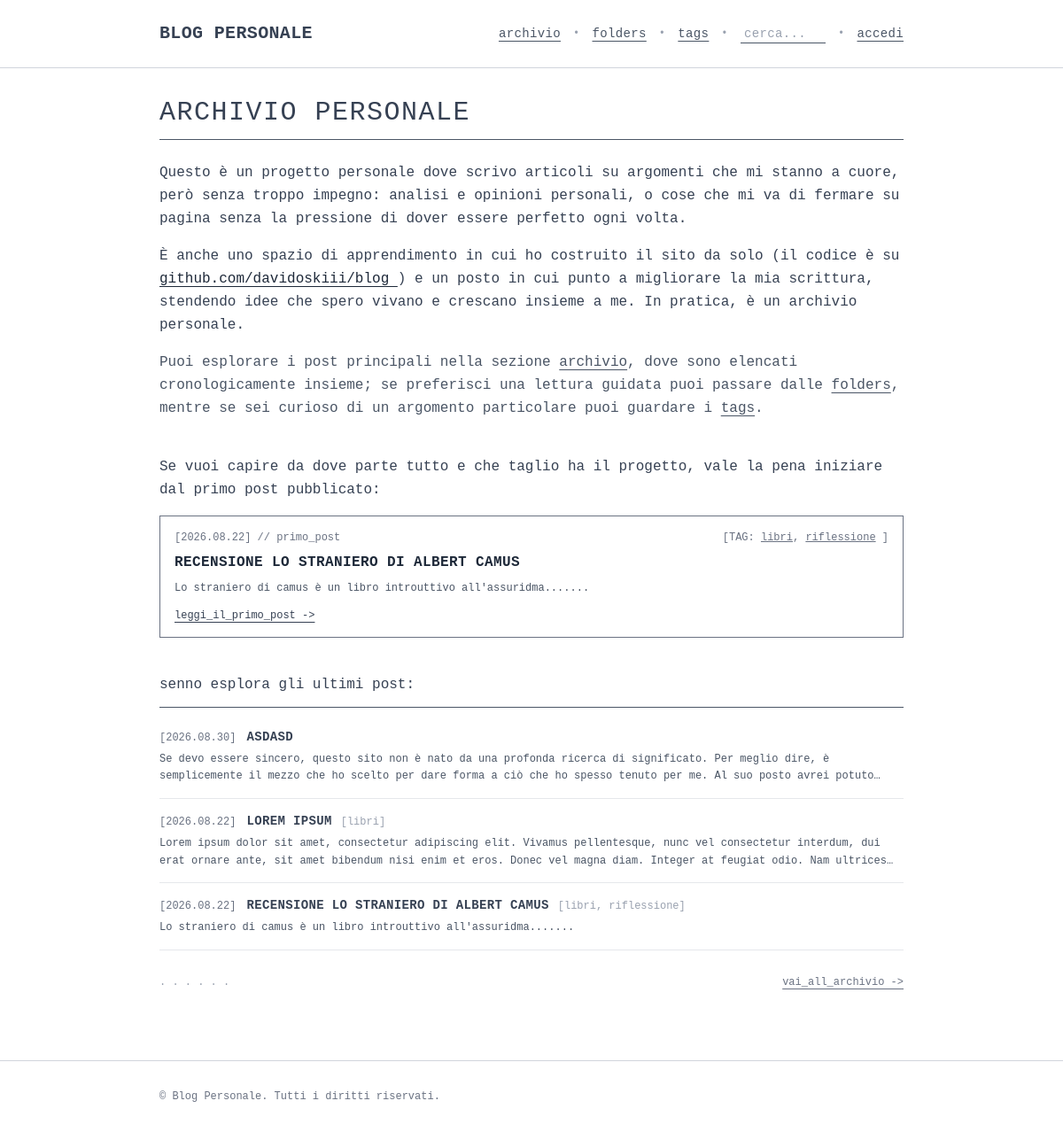
The app's page /, older data.
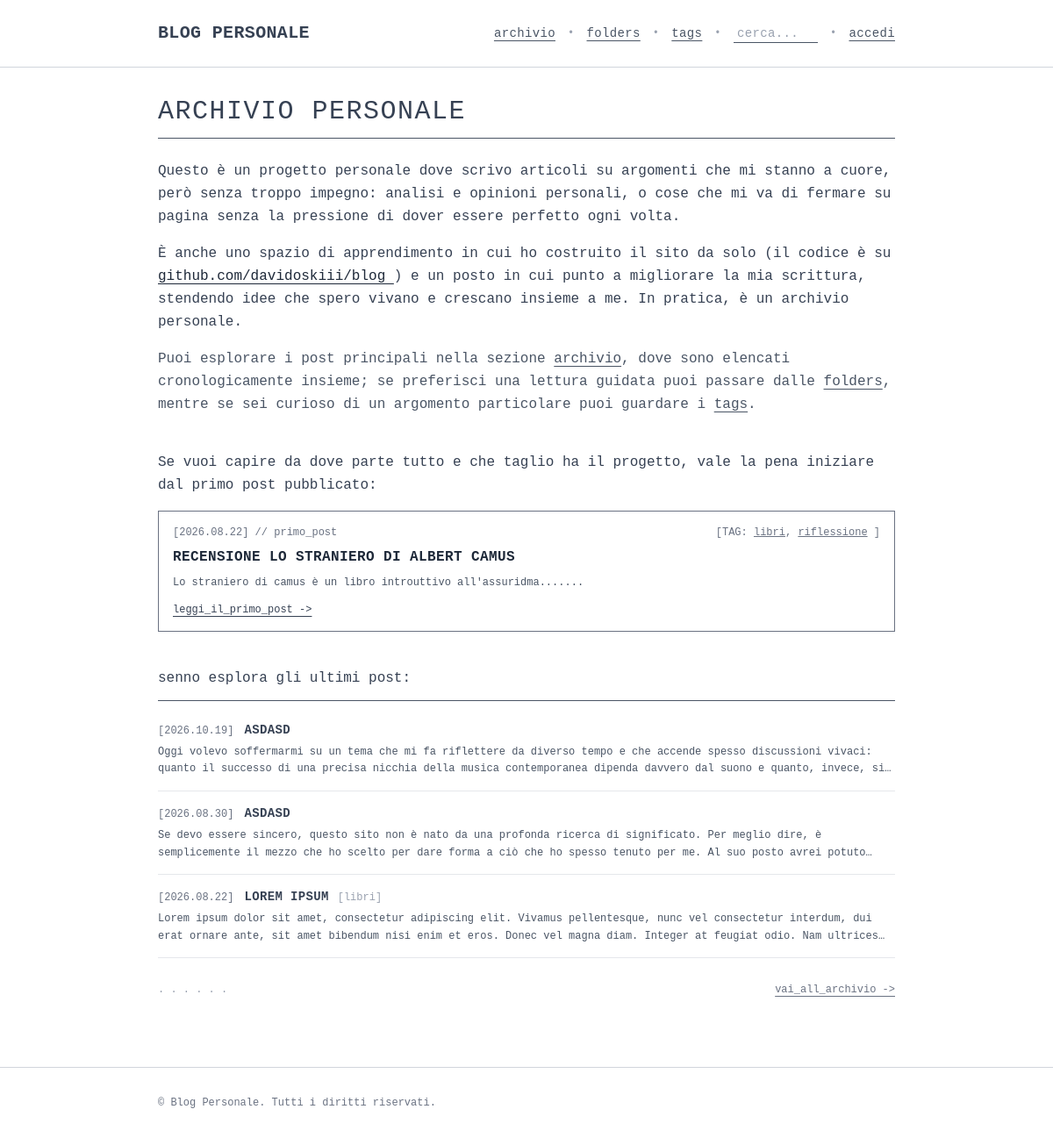
The same page, newer data.
### blog_app/models.py (models this page shows, shortened)
class Tag(models.Model):
    name = models.CharField(max_length=50, unique=True)
    description = models.TextField(blank=True, null=True)
    class Meta:
        ordering = ['name']

class Post(models.Model):
    author = models.ForeignKey(User, on_delete=models.CASCADE, related_name='posts')
    title = models.CharField(max_length=200)
    text = models.TextField()
    date = models.DateTimeField(auto_now_add=True)
    tags = models.ManyToManyField(Tag, related_name='posts', blank=True)
    likes = models.ManyToManyField(User, related_name='liked_posts', blank=True)
    class Meta:
        verbose_name_plural = 'posts'

### blog_app/views.py (the view)
# urls.py: path('', views.index, name='index'),
def index(request):
    first_post = Post.objects.all().order_by('date', 'id').prefetch_related('tags', 'folders').first()
    recent_posts = Post.objects.all().order_by('-date', '-id').prefetch_related('tags')[:3]
    context = {
        'first_post': first_post,
        'recent_posts': recent_posts,
    }
    return render(request, 'blog_app/index.html', context)

### blog_app/templates/blog_app/index.html (shortened to what the changed rows need)
{% extends 'blog_app/base.html' %}
{% block content %}
<div class="w-full font-mono space-y-10">
  <section class="space-y-4">
    <h1 class="text-2xl sm:text-3xl font-mono uppercase tracking-wider text-gray-700 dark:text-gray-200 border-b border-gray-600 dark:border-gray-700 pb-3 mb-6">
      ARCHIVIO PERSONALE
    </h1>
  </section>
  <section class="space-y-4">
    {% if first_post and first_post.pk %}
      <div class="border border-gray-500 dark:border-gray-700 p-4 space-y-2">
        <div class="flex flex-wrap items-baseline justify-between gap-2 text-xs text-gray-500 dark:text-gray-400">
          <span>[{{ first_post.date|date:"Y.m.d" }}] // primo_post</span>
          {% if first_post.tags.all %}
            <span>
              [TAG:
              {% for tag in first_post.tags.all %}
                <a href="{% url 'blog_app:tag' tag.id %}" class="underline hover:text-black dark:hover:text-white">{{ tag.name|lower }}</a>{% if not forloop.last %}, {% endif %}
              {% endfor %}]
            </span>
          {% endif %}
        </div>
        <div>
          <a href="{% url 'blog_app:post' first_post.pk %}" class="font-bold uppercase tracking-wide text-sm sm:text-base text-gray-800 dark:text-gray-100 hover:underline underline-offset-4 break-words">
            {{ first_post.title }}
          </a>
        </div>
        <p class="text-xs text-gray-600 dark:text-gray-400 leading-relaxed line-clamp-2 break-words">
          {{ first_post.text|striptags }}
        </p>
        <div class="pt-1 text-xs">
          <a href="{% url 'blog_app:post' first_post.pk %}" class="underline underline-offset-4 text-gray-700 dark:text-gray-300 hover:text-black dark:hover:text-white">
            leggi_il_primo_post -&gt;
          </a>
        </div>
      </div>
    {% else %}
      <p class="text-xs text-gray-500 dark:text-gray-400 italic">
        // nessun primo post disponibile al momento.
      </p>
    {% endif %}
  </section>
  <section class="space-y-4">
    {% if recent_posts %}
      <div class="space-y-4 text-xs font-mono">
        {% for post in recent_posts %}
          <div class="border-b border-gray-200 dark:border-gray-800 pb-3.5">
            <div class="grid grid-cols-[5.75rem_1fr] sm:flex sm:flex-wrap sm:items-baseline gap-2 sm:gap-x-3 sm:gap-y-1">
              <span class="text-gray-500 dark:text-gray-400 font-mono text-[11px] sm:text-xs shrink-0 whitespace-nowrap">[{{ post.date|date:"Y.m.d" }}]</span>
              <div class="min-w-0 flex flex-wrap items-baseline gap-x-2.5 gap-y-1">
                <a href="{% url 'blog_app:post' post.id %}" class="font-mono font-bold text-gray-700 dark:text-gray-200 hover:text-black dark:hover:text-white hover:underline underline-offset-4 uppercase tracking-wide text-xs sm:text-sm break-words leading-snug">
                  {{ post.title }}
                </a>
                {% if post.tags.all %}
                  <span class="text-[11px] sm:text-xs text-gray-400 dark:text-gray-500 font-mono break-words">[{% for tag in post.tags.all %}<a href="{% url 'blog_app:tag' tag.id %}" class="hover:text-black dark:hover:text-white hover:underline underline-offset-4 whitespace-nowrap">{{ tag.name|lower }}</a>{% if not forloop.last %}, {% endif %}{% endfor %}]</span>
                {% endif %}
              </div>
            </div>
            <p class="text-gray-600 dark:text-gray-400 font-mono text-xs mt-1.5 line-clamp-2 leading-relaxed break-words">
              {{ post.text|striptags }}
            </p>
          </div>
        {% endfor %}
      </div>
    {% else %}
      <p class="text-xs text-gray-400 dark:text-gray-500 italic py-2">
        // nessun post presente al momento.
      </p>
    {% endif %}
  </section>
</div>
{% endblock content %}

Row changes from the older to the newer data that the page shows:
no longer on one of the page's lists (row unchanged): Post: date "2026.08.22", title "RECENSIONE LO STRANIERO DI ALBERT CAMUS", text "Lo straniero di camus è un libro introuttivo all'assuridma......."
computed for Post "RECENSIONE LO STRANIERO DI ALBERT CAMUS": loses Tag (name "libri"); loses Tag (name "riflessione")
added Post: date "2026.10.19", title "ASDASD", text "Oggi volevo soffermarmi su un tema che mi fa riflettere da diverso tempo e che accende spesso discussioni vivaci: quanto il successo di una precisa nicchia della musica contemporanea dipenda davvero dal suono e quanto, invece,…"
